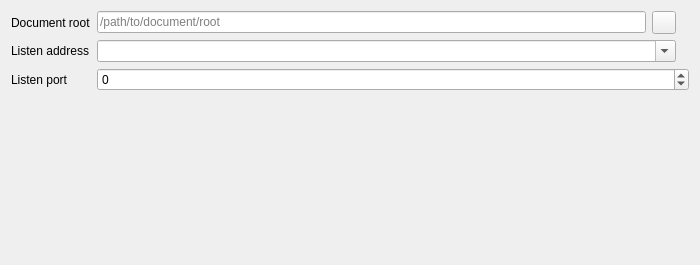
<?xml version="1.0" encoding="UTF-8"?>
<ui version="4.0">
 <class>EquitWebServer::ServerConfigWidget</class>
 <widget class="QWidget" name="EquitWebServer::ServerConfigWidget">
  <property name="geometry">
   <rect>
    <x>0</x>
    <y>0</y>
    <width>700</width>
    <height>265</height>
   </rect>
  </property>
  <property name="windowTitle">
   <string>Form</string>
  </property>
  <layout class="QGridLayout" name="gridLayout">
   <item row="0" column="0">
    <widget class="QLabel" name="docRootLabel">
     <property name="text">
      <string>Document root</string>
     </property>
     <property name="buddy">
      <cstring>docRoot</cstring>
     </property>
    </widget>
   </item>
   <item row="0" column="1">
    <layout class="QHBoxLayout" name="docRootLayout" stretch="1,0,0">
     <item>
      <widget class="QLineEdit" name="docRoot">
       <property name="toolTip">
        <string>The local directory from which files will be served.</string>
       </property>
       <property name="placeholderText">
        <string>/path/to/document/root</string>
       </property>
      </widget>
     </item>
     <item>
      <widget class="QToolButton" name="chooseDocRoot">
       <property name="text">
        <string/>
       </property>
       <property name="icon">
        <iconset theme="document-open" resource="../resources/resources.qrc">
         <normaloff>:/icons/buttons/choosedocumentroot</normaloff>:/icons/buttons/choosedocumentroot</iconset>
       </property>
      </widget>
     </item>
     <item>
      <widget class="QLabel" name="docRootStatus">
       <property name="text">
        <string/>
       </property>
      </widget>
     </item>
    </layout>
   </item>
   <item row="1" column="0">
    <widget class="QLabel" name="addressLabel">
     <property name="text">
      <string>Listen address</string>
     </property>
     <property name="buddy">
      <cstring>address</cstring>
     </property>
    </widget>
   </item>
   <item row="1" column="1">
    <layout class="QHBoxLayout" name="addressLayout" stretch="1,0">
     <item>
      <widget class="QComboBox" name="address">
       <property name="toolTip">
        <string>Only IPv4 addresses are currently supported.</string>
       </property>
       <property name="editable">
        <bool>true</bool>
       </property>
      </widget>
     </item>
     <item>
      <widget class="QLabel" name="addressStatus">
       <property name="text">
        <string/>
       </property>
      </widget>
     </item>
    </layout>
   </item>
   <item row="2" column="0">
    <widget class="QLabel" name="portLabel">
     <property name="text">
      <string>Listen port</string>
     </property>
     <property name="buddy">
      <cstring>port</cstring>
     </property>
    </widget>
   </item>
   <item row="2" column="1">
    <widget class="QSpinBox" name="port">
     <property name="toolTip">
      <string>&lt;p&gt;The port must be between 0 and 65535.&lt;/p&gt;

&lt;small&gt;Note that port 80, while it is the default HTTP port, is usually protected on most systems.&lt;/small&gt;</string>
     </property>
     <property name="specialValueText">
      <string>Default</string>
     </property>
     <property name="minimum">
      <number>-1</number>
     </property>
     <property name="maximum">
      <number>65535</number>
     </property>
    </widget>
   </item>
   <item row="3" column="1">
    <spacer name="verticalSpacer">
     <property name="orientation">
      <enum>Qt::Vertical</enum>
     </property>
     <property name="sizeHint" stdset="0">
      <size>
       <width>20</width>
       <height>152</height>
      </size>
     </property>
    </spacer>
   </item>
  </layout>
 </widget>
 <resources>
  <include location="../resources/resources.qrc"/>
 </resources>
 <connections/>
</ui>
